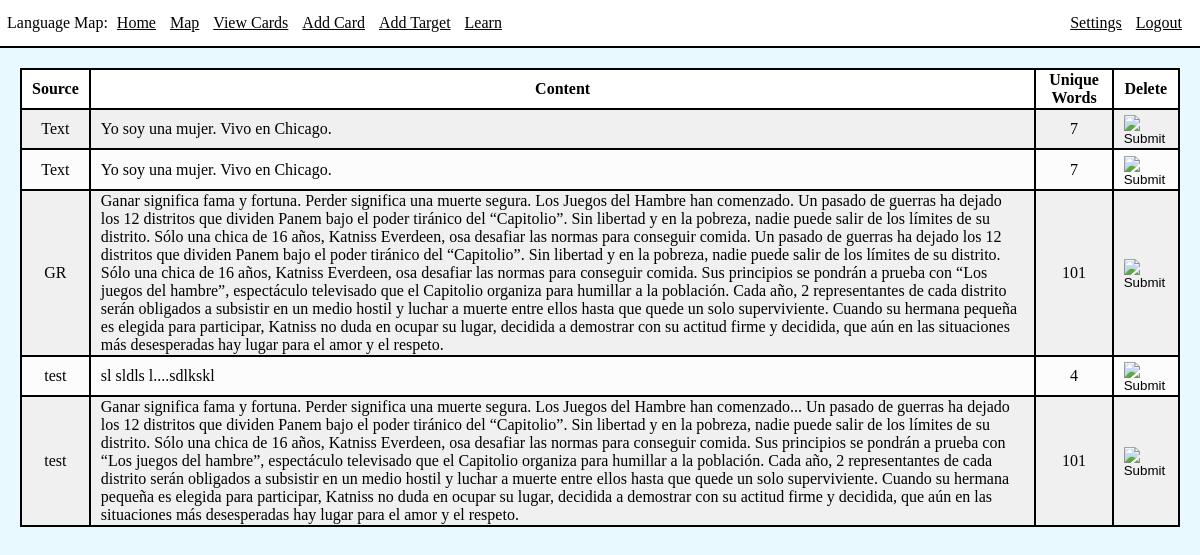
Screenshot of /viewTargets (signed in) with the database file from the repository.
### app/models.py (models this page shows, shortened)
class Target(db.Model):
    id = db.Column(db.Integer, primary_key=True)
    source = db.Column(db.String(100), index=True)
    content = db.Column(db.String(1000), index=True)
    category = db.Column(db.String(200), index=True)
    notes = db.Column(db.String(400), index=True)
    uniqueWordCount = db.Column(db.Integer)

### app/routes.py (the view)
@app.route('/viewTargets')
@login_required
def viewTargets():
    targets = Target.query.filter()
    return render_template('viewTargets.html', title='View Targets', targets=targets)

### app/models.py (called while the page is built)
@login.user_loader
def load_user(id):
    return User.query.get(int(id))

### app/templates/viewTargets.html
{% extends "base.html" %}
{% block content %}
<div class="int">
    <table>
        <thead>
            <th>Source</th>
            <th>Content</th>
            <th>Unique Words</th>
            <th>Delete</th>
        </thead>
        <tbody>
        {% for target in targets %}
        <tr>
            <td>{{ target.source }}</td>
            <td class="left">{{ target.content }}</td>
            <td>{{ target.uniqueWordCount }}</td>
            <td>
                <form action="{{ url_for('deleteTarget', targetID=target.id) }}" method="POST">
                    <input type="image" class="btnimg" src="../static/images/delete.png">
                </form>
            </td>
        </tr>
        {% endfor %}
        </tbody>
    </table>
</div>
{% endblock %}

### app/static/style.css (style rules this page uses)
html, body { background-color: rgb(232, 250, 255); margin: 0px; padding: 0px; }
.int { margin: 20px; }
table { margin-left: auto; margin-right: auto; border: 2px solid black; text-align: center; border-collapse: collapse; }
thead { background-color: white; }
th, td { border: 2px solid black; padding-left: 10px; padding-right: 10px; }
tbody { background-color: rgb(240, 240, 240); }
tr:nth-child(even) { background-color: rgb(252, 252, 252); }
.btnimg { position: relative; margin-top: 10%; margin-left: auto; }
.left { text-align: left; }

### rows the page displays
Target: source "Text", content "Yo soy una mujer. Vivo en Chicago.", uniqueWordCount "7"
Target: source "Text", content "Yo soy una mujer. Vivo en Chicago.", uniqueWordCount "7"
Target: source "GR", content "Ganar significa fama y fortuna. Perder significa una muerte segura. Los Juegos del Hambre han comenzado. Un pasado de guerras ha dejado los 12 distritos que dividen Panem bajo el poder tiránico del “Capitolio”. Sin libertad y en la pobreza, nadie puede salir de los límites de su distrito. Sólo una chica de 16 años, Katniss Everdeen, osa desafiar las normas para conseguir comida. Un pasado de guerras ha dejado los 12 distritos que dividen Panem bajo el poder tiránico del “Capitolio”. Sin libertad y en la pobreza, nadie puede salir de los límites de su distrito. Sólo una chica de 16 años, Katniss Everdeen, osa desafiar las normas para conseguir comida. Sus principios se pondrán a prueba con…", uniqueWordCount "101"
Target: source "test", content "sl sldls l....sdlkskl", uniqueWordCount "4"
Target: source "test", content "Ganar significa fama y fortuna. Perder significa una muerte segura. Los Juegos del Hambre han comenzado... Un pasado de guerras ha dejado los 12 distritos que dividen Panem bajo el poder tiránico del “Capitolio”. Sin libertad y en la pobreza, nadie puede salir de los límites de su distrito. Sólo una chica de 16 años, Katniss Everdeen, osa desafiar las normas para conseguir comida. Sus principios se pondrán a prueba con “Los juegos del hambre”, espectáculo televisado que el Capitolio organiza para humillar a la población. Cada año, 2 representantes de cada distrito serán obligados a subsistir en un medio hostil y luchar a muerte entre ellos hasta que quede un solo superviviente. Cuando su…", uniqueWordCount "101"
